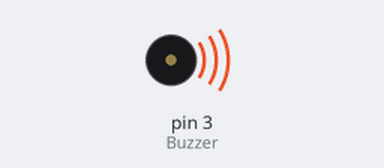
Simulated run of this sketch. Board: Arduino Uno, built with avr-gcc and run on an emulated ATmega328P. On the bench: buzzer (waves = sounding).

Above: at 0.15 s.
Timing chart, 0 to 6.2 s (numbered marks = the images above):
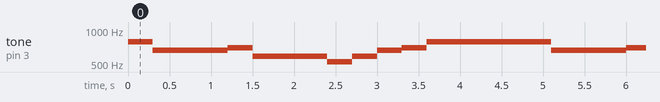

Measured:
- by itself, tone on pin 3 (Buzzer): repeats every 4.8 s: 659 Hz 0.90 s, 698 Hz 0.30 s, 587 Hz 0.90 s, 523 Hz 0.30 s, 587 Hz 0.30 s, 659 Hz 0.30 s, 698 Hz 0.30 s, 784 Hz 1.5 s

The sketch:

Buzzer.ino
```cpp
#include "DoReMi.h"
int melody[] = {0, Do, Re, Mi, Fa, So, La, Si, HDo};
#define Buzzer 3 //buzzer
void setup() {
  // put your setup code here, to run once:
  pinMode(Buzzer, OUTPUT);
}
void loop() {
  // put your main code here, to run repeatedly:
  tone(Buzzer, melody[5], 300);
  delay(300);
  tone(Buzzer, melody[3], 300);
  delay(300);
  tone(Buzzer, melody[3], 600);
  delay(600);
  tone(Buzzer, melody[4], 300);
  delay(300);
  tone(Buzzer, melody[2], 300);
  delay(300);
  tone(Buzzer, melody[2], 600);
  delay(600);
  tone(Buzzer, melody[1], 300);
  delay(300);
  tone(Buzzer, melody[2], 300);
  delay(300);
  tone(Buzzer, melody[3], 300);
  delay(300);
  tone(Buzzer, melody[4], 300);
  delay(300);
  tone(Buzzer, melody[5], 300);
  delay(300);
  tone(Buzzer, melody[5], 300);
  delay(300);
  tone(Buzzer, melody[5], 600);
  delay(600);
}
```

DoReMi.h
```cpp
#define	LDo	262
#define	LReb	277
#define	LRe	294
#define	LMib	311
#define	LMi	330
#define	LFa	349
#define	LSob	370
#define	LSo	392
#define	LLab	415
#define	LLa	440
#define	LSib	464
#define	LSi	494

#define	Do	523
#define	Reb	554
#define	Re	587
#define	Mib	622
#define	Mi	659
#define	Fa	698
#define	Sob	740
#define	So	784
#define	Lab	831
#define	La	880
#define	Sib	932
#define	Si	988

#define	HDo	1046
#define	HReb	1109
#define	HRe	1175
#define	HMib	1245
#define	HMi	1318
#define	HFa	1397
#define	HSob	1480
#define	HSo	1568
#define	HLab	1661
#define	HLa	1760
#define	HSib	1865
#define	HSi	1976
```
